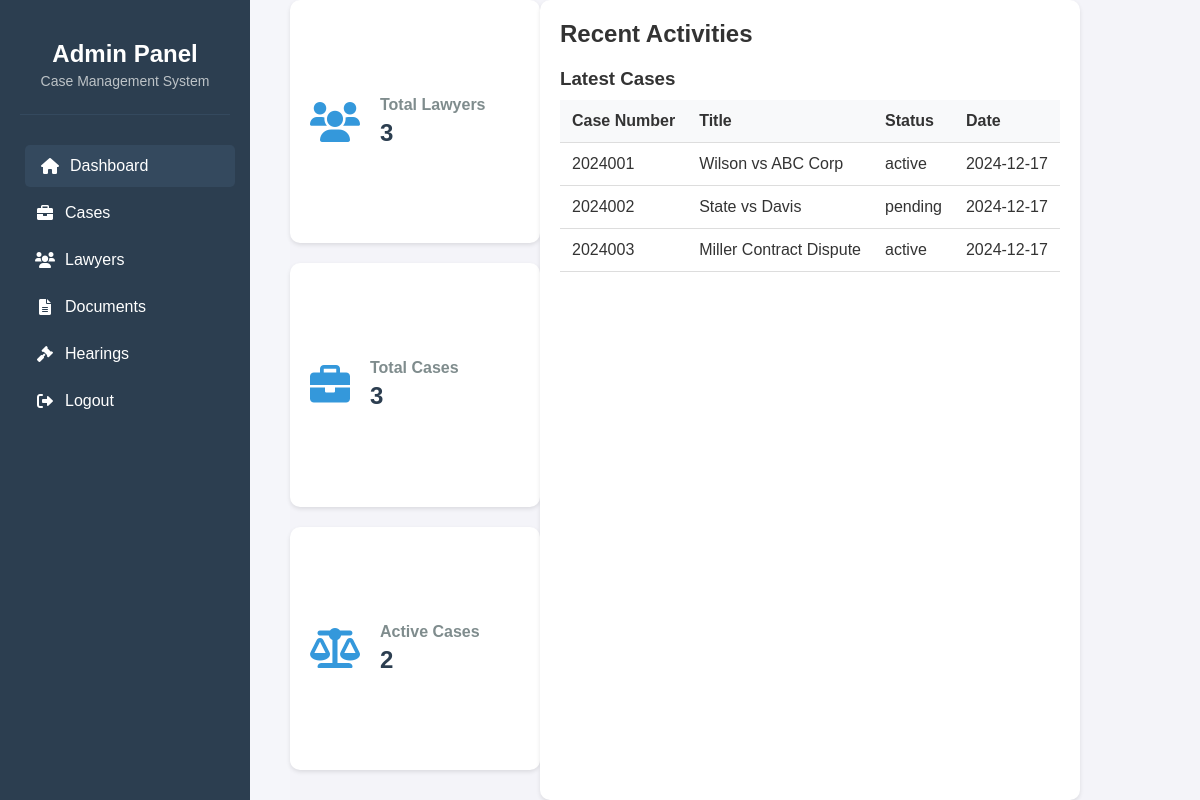
The page /view/admin_dashboard.php (signed in) on the database its author committed.
### tables this page shows
CREATE TABLE IF NOT EXISTS cases (
    id INT PRIMARY KEY AUTO_INCREMENT,
    case_number VARCHAR(20) UNIQUE NOT NULL,
    case_title VARCHAR(255) NOT NULL,
    client_id INT NOT NULL,
    lawyer_id INT NOT NULL,
    case_type ENUM('civil', 'criminal', 'corporate', 'family', 'other') NOT NULL,
    case_status ENUM('pending', 'active', 'closed') DEFAULT 'pending',
    description TEXT,
    filing_date DATE NOT NULL,
    created_at TIMESTAMP DEFAULT CURRENT_TIMESTAMP,
    updated_at TIMESTAMP DEFAULT CURRENT_TIMESTAMP ON UPDATE CURRENT_TIMESTAMP,
    FOREIGN KEY (client_id) REFERENCES clients(id),
    FOREIGN KEY (lawyer_id) REFERENCES lawyers(id)
);

### view/admin_dashboard.php (the view)
<?php
require_once '../includes/header.php';
require_once '../db/config.php';
$stats = [];
$lawyersQuery = $conn->query("SELECT COUNT(*) as total_lawyers FROM lawyers WHERE status = 'active'");
$stats['total_lawyers'] = $lawyersQuery ? $lawyersQuery->fetch_assoc()['total_lawyers'] : 0;
$casesQuery = $conn->query("SELECT COUNT(*) as total_cases FROM cases");
$stats['total_cases'] = $casesQuery ? $casesQuery->fetch_assoc()['total_cases'] : 0;
$activeCasesQuery = $conn->query("SELECT COUNT(*) as active_cases FROM cases WHERE case_status = 'active'");
$stats['active_cases'] = $activeCasesQuery ? $activeCasesQuery->fetch_assoc()['active_cases'] : 0;
?>
<div class="stats-container">
    <div class="stat-card">
        <i class="fas fa-users"></i>
        <div class="stat-info">
            <h3>Total Lawyers</h3>
            <p><?php echo $stats['total_lawyers']; ?></p>
        </div>
    </div>
    <div class="stat-card">
        <i class="fas fa-briefcase"></i>
        <div class="stat-info">
            <h3>Total Cases</h3>
            <p><?php echo $stats['total_cases']; ?></p>
        </div>
    </div>
    <div class="stat-card">
        <i class="fas fa-balance-scale"></i>
        <div class="stat-info">
            <h3>Active Cases</h3>
            <p><?php echo $stats['active_cases']; ?></p>
        </div>
    </div>
</div>
<div class="recent-activities">
    <h2>Recent Activities</h2>
    <div class="activity-list">
        <div class="activity-card">
            <h3>Latest Cases</h3>
            <table>
                <thead>
                    <tr>
                        <th>Case Number</th>
                        <th>Title</th>
                        <th>Status</th>
                        <th>Date</th>
                    </tr>
                </thead>
                <tbody>
                    <?php
                    $recentCases = $conn->query("
                        SELECT case_number, case_title, case_status, created_at
                        FROM cases
                        ORDER BY created_at DESC
                        LIMIT 5
                    ");
                    if ($recentCases) {
                        while ($case = $recentCases->fetch_assoc()) {
                            echo "<tr>";
                            echo "<td>" . htmlspecialchars($case['case_number']) . "</td>";
                            echo "<td>" . htmlspecialchars($case['case_title']) . "</td>";
                            echo "<td>" . htmlspecialchars($case['case_status']) . "</td>";
                            echo "<td>" . date('Y-m-d', strtotime($case['created_at'])) . "</td>";
                            echo "</tr>";
                        }
                    }
                    ?>
                </tbody>
            </table>
        </div>
    </div>
</div>
<?php require_once '../includes/footer.php'; ?>

### css/admin_dashboard.css (style rules this page uses)
* { margin: 0; padding: 0; box-sizing: border-box; }
body { font-family: 'Arial', sans-serif; background-color: #f4f4f9; color: #333; display: flex; min-height: 100vh; }
.stats-container { display: grid; grid-template-columns: repeat(auto-fit, minmax(250px, 1fr)); gap: 20px; margin-bottom: 30px; }
.stat-card { background: white; padding: 20px; border-radius: 10px; box-shadow: 0 2px 4px rgba(0,0,0,0.1); display: flex; align-items: center; }
.stat-card i { font-size: 40px; margin-right: 20px; color: #3498db; }
.stat-info h3 { margin: 0; font-size: 16px; color: #7f8c8d; }
.stat-info p { margin: 5px 0 0; font-size: 24px; font-weight: bold; color: #2c3e50; }
.recent-activities { background: white; padding: 20px; border-radius: 10px; box-shadow: 0 2px 4px rgba(0,0,0,0.1); }
.activity-list { margin-top: 20px; }
table { width: 100%; border-collapse: collapse; margin-top: 10px; }
th, td { padding: 12px; text-align: left; border-bottom: 1px solid #ddd; }
th { background-color: #f8f9fa; font-weight: 600; }

### rows shown on the page
cases: case_number "2024001", case_title "Wilson vs ABC Corp", case_status "active", created_at "2024-12-17"
cases: case_number "2024002", case_title "State vs Davis", case_status "pending", created_at "2024-12-17"
cases: case_number "2024003", case_title "Miller Contract Dispute", case_status "active", created_at "2024-12-17"

### other values the page prints
$stats['total_lawyers'] "3"
$stats['total_cases'] "3"
$stats['active_cases'] "2"
